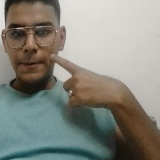
#> input picture dataset/friends/friends_0004.jpg, 160 x 160 px
$ python -i hand_cropper_opencv.py   (imports and definitions only)
#> lines starting #> are read from the running program, lines starting #| are printed output that depends on the picture; after the words box and inside, x2 and y2 are one past the last pixel; in counts of white or black regions, pixels touching at a corner belong together
#> further down, picture is the input picture: shape (160, 160, 3); mean B, G, R 126.8, 135.7, 135.6
import cv2
import numpy as np

class OpenCVHandCropper:
    def __init__(self):
        # HSV range for skin detection (adjustable depending on lighting/skin tone)
        self.lower = np.array([0, 30, 60], dtype=np.uint8)
        self.upper = np.array([20, 150, 255], dtype=np.uint8)

    def crop_hand(self, frame, img_size=160):
        # Convert to HSV
#> called with img_size = 160
        hsv = cv2.cvtColor(frame, cv2.COLOR_BGR2HSV)
#> hsv: shape (160, 160, 3); mean H, S, V 37.5, 58.4, 144.1
        mask = cv2.inRange(hsv, self.lower, self.upper)
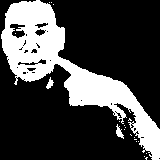
#> mask: shape (160, 160); 27.1% white; 20 white regions (17 under 20 px)
        mask = cv2.GaussianBlur(mask, (5, 5), 0)
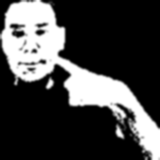
#> mask: shape (160, 160); min 0, max 255, mean 69.2

        # Find contours
        contours, _ = cv2.findContours(mask, cv2.RETR_EXTERNAL, cv2.CHAIN_APPROX_SIMPLE)
#> contours = 1 contour; box (x1, y1, x2, y2) and area: (0, 0, 160, 160) 8878
        if len(contours) == 0:
            return None

        # Largest contour = hand
        largest_contour = max(contours, key=cv2.contourArea)
#> largest_contour = contour of 260 points, box (x1, y1, x2, y2) (0, 0, 160, 160), area 8878
        if cv2.contourArea(largest_contour) < 5000:  # skip small noise
            return None

        x, y, w, h = cv2.boundingRect(largest_contour)
#> x = 0; y = 0; w = 160; h = 160
        crop = frame[y:y+h, x:x+w]
        crop = cv2.resize(crop, (img_size, img_size))
        return crop

>>> import cv2
>>> picture = cv2.imread('../dataset/friends/friends_0004.jpg')
>>> result = OpenCVHandCropper().crop_hand(picture)
